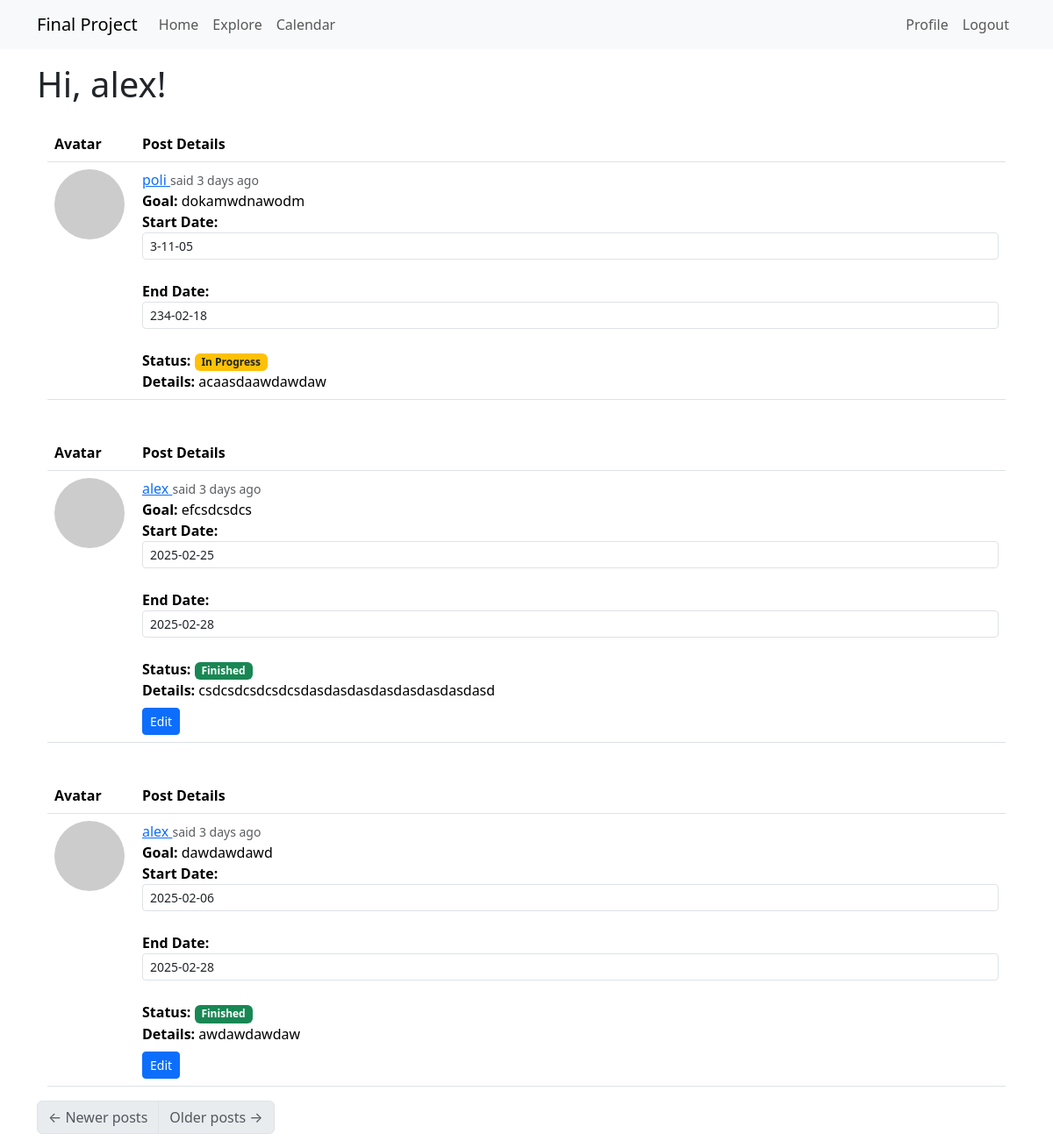
The page /explore (signed in) on the database as committed earlier.
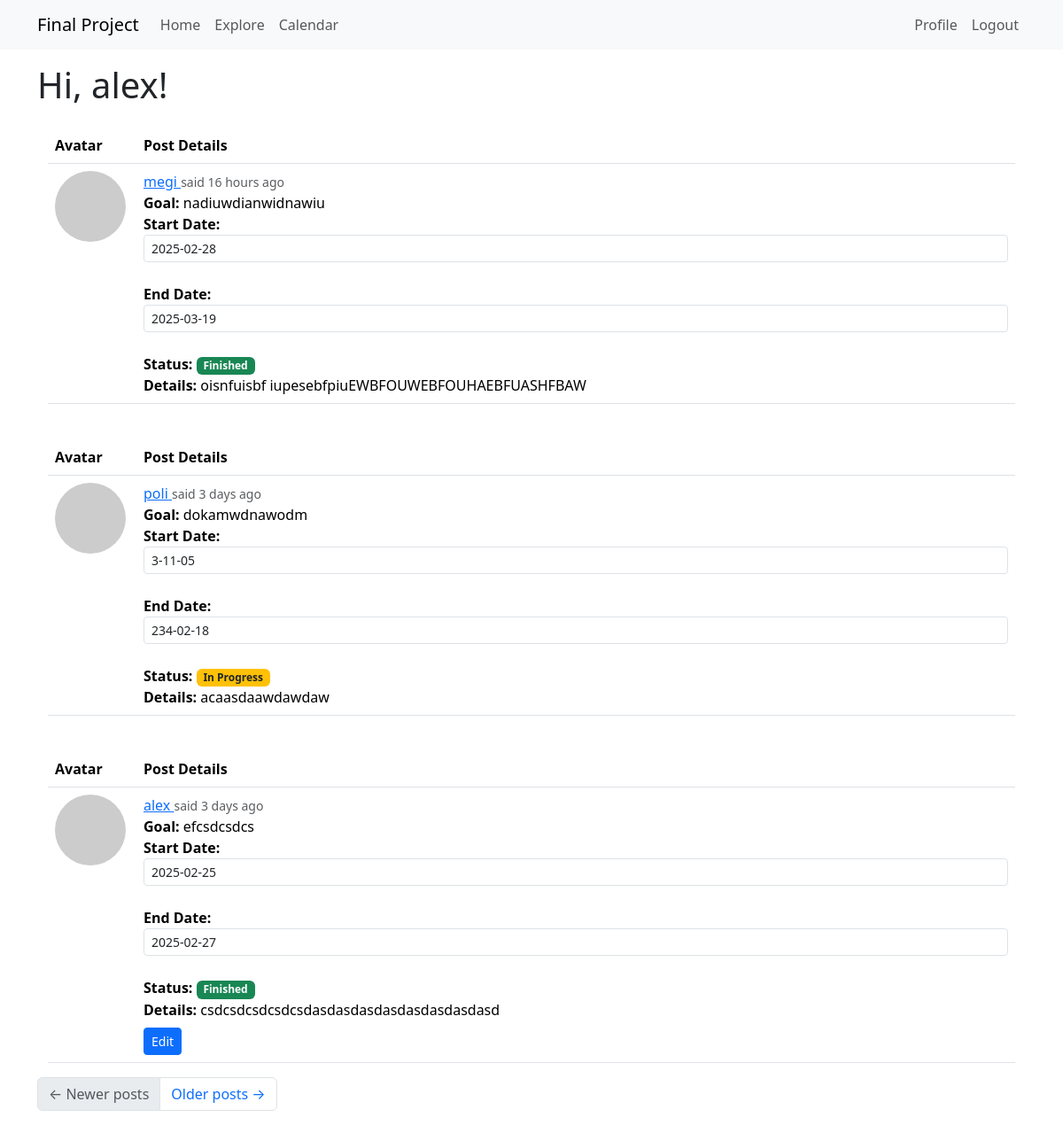
The same page on the database as committed later.
### app/models.py (models this page shows, shortened)
class User(db.Model, UserMixin):
    id: so.Mapped[int] = so.mapped_column(primary_key=True)
    username: so.Mapped[str] = so.mapped_column(sa.String(64), index=True, unique=True)
    email: so.Mapped[str] = so.mapped_column(sa.String(120), index=True, unique=True)
    password_hash: so.Mapped[Optional[str]] = so.mapped_column(sa.String(256))
    posts: so.WriteOnlyMapped['Post'] = so.relationship(back_populates='author')
    about_me: so.Mapped[Optional[str]] = so.mapped_column(sa.String(140))
    last_seen: so.Mapped[Optional[datetime]] = so.mapped_column(default=lambda: datetime.now(timezone.utc))
    following: so.WriteOnlyMapped['User'] = so.relationship(secondary=followers, primaryjoin=(followers.c.follower_id == id),
        secondaryjoin=(followers.c.followed_id == id), back_populates='followers')
    followers: so.WriteOnlyMapped['User'] = so.relationship(secondary=followers, primaryjoin=(followers.c.followed_id == id),
        secondaryjoin=(followers.c.follower_id == id), back_populates='following')
    def avatar(self, size):
        digest = md5(self.email.lower().encode('utf-8')).hexdigest()
        return f'https://www.gravatar.com/avatar/{digest}?d=identicon&s={size}'

class Post(db.Model):
    id: so.Mapped[int] = so.mapped_column(primary_key=True)
    goal: so.Mapped[str] = so.mapped_column(sa.String(60))
    body: so.Mapped[str] = so.mapped_column(sa.String(300))
    timestamp: so.Mapped[datetime] = so.mapped_column(index=True, default=lambda: datetime.now(timezone.utc))
    starttime: so.Mapped[datetime] = so.mapped_column(default=lambda: datetime.now(timezone.utc))
    endtime: so.Mapped[datetime] = so.mapped_column(default=None)
    isfinished: so.Mapped[bool] = so.mapped_column(sa.Boolean(), default=False)
    user_id: so.Mapped[int] = so.mapped_column(sa.ForeignKey(User.id), index=True)
    author: so.Mapped[User] = so.relationship(back_populates='posts')

### app/routes.py (the view)
@app.route('/explore')
@login_required
def explore():
    page = request.args.get('page', 1, type=int)
    query = sa.select(Post).order_by(Post.timestamp.desc())
    posts = db.paginate(query, page=page,
                        per_page=app.config['POSTS_PER_PAGE'], error_out=False)
    next_url = url_for('explore', page=posts.next_num) \
        if posts.has_next else None
    prev_url = url_for('explore', page=posts.prev_num) \
        if posts.has_prev else None
    return render_template("index.html", title='Explore', posts=posts.items,
                           next_url=next_url, prev_url=prev_url)

### app/models.py (called while the page is built)
@login.user_loader
def load_user(id):
    return db.session.get(User, int(id))

### app/routes.py (called while the page is built)
@app.before_request
def before_request():
    if current_user.is_authenticated:
        current_user.last_seen = datetime.now(timezone.utc)
        db.session.commit()

### app/templates/index.html
{% extends "base.html" %}
{% import "bootstrap_wtf.html" as wtf %}
{% block content %}
    <h1>Hi, {{ current_user.username }}!</h1>
    {% for post in posts %}
        {% include '_post.html' %}
    {% endfor %}
    <nav aria-label="Post navigation">
        <ul class="pagination">
            <li class="page-item{% if not prev_url %} disabled{% endif %}">
                <a class="page-link" href="{{ prev_url }}">
                    <span aria-hidden="true">&larr;</span> Newer posts
                </a>
            </li>
            <li class="page-item{% if not next_url %} disabled{% endif %}">
                <a class="page-link" href="{{ next_url }}">
                    Older posts <span aria-hidden="true">&rarr;</span>
                </a>
            </li>
        </ul>
    </nav>
{% endblock %}

### app/templates/base.html (shortened to what this page needs)
<!doctype html>
<html lang="en">
  <head>
    <link
        href="https://cdn.jsdelivr.net/npm/bootstrap@5.3.2/dist/css/bootstrap.min.css"
        rel="stylesheet"
>
  </head>
  <body>
    <nav class="navbar navbar-expand-lg bg-body-tertiary">
      <div class="container">
        <a class="navbar-brand" href="{{ url_for('index') }}">Final Project</a>
        <div class="collapse navbar-collapse" id="navbarSupportedContent">
          <ul class="navbar-nav me-auto mb-2 mb-lg-0">
            <li class="nav-item">
              <a class="nav-link" aria-current="page" href="{{ url_for('index') }}">Home</a>
            </li>
            <li class="nav-item">
              <a class="nav-link" aria-current="page" href="{{ url_for('explore') }}">Explore</a>
            </li>
            <li class="nav-item">
              <a class="nav-link" aria-current="page" href="{{ url_for('calendar_view') }}">Calendar</a>
            </li>
          </ul>
          <ul class="navbar-nav mb-2 mb-lg-0">
            {% if current_user.is_anonymous %}
            <li class="nav-item">
              <a class="nav-link" aria-current="page" href="{{ url_for('login') }}">Login</a>
            </li>
            {% else %}
            <li class="nav-item">
              <a class="nav-link" aria-current="page" href="{{ url_for('user', username=current_user.username) }}">Profile</a>
            </li>
            <li class="nav-item">
              <a class="nav-link" aria-current="page" href="{{ url_for('logout') }}">Logout</a>
            </li>
            {% endif %}
          </ul>
        </div>
      </div>
    </nav>
    <div class="container mt-3">
      {% block content %}{% endblock %}
    </div>
  </body>
</html>

### app/templates/_post.html (shortened to what this page needs)
{% block content %}
    <div class="container mt-4">
        <div class="row">
            <div class="col-12">
                <table class="table table-hover">
                    <thead>
                        <tr>
                            <th scope="col" width="100px">Avatar</th>
                            <th scope="col">Post Details</th>
                        </tr>
                    </thead>
                    <tbody>
                        <tr>
                            <td>
                                <a href="{{ url_for('user', username=post.author.username) }}">
                                    <img src="{{ post.author.avatar(70) }}" class="rounded-circle" alt="User Avatar" />
                                </a>
                            </td>
                            <td>
                                <div>
                                    <a href="{{ url_for('user', username=post.author.username) }}" class="font-weight-bold">
                                        {{ post.author.username }}
                                    </a>
                                    <small class="text-muted">said {{ moment(post.timestamp).fromNow() }}</small>
                                    <br>
                                    <strong>Goal:</strong> {{ post.goal }}<br>
                                    <strong>Start Date:</strong>
                                    <input type="text" id="starttime-{{ post.id }}" class="form-control form-control-sm datetime-picker"
                                           value="{{ post.starttime.strftime('%Y-%m-%d') if post.starttime else '' }}" />
                                    <br>
                                    <strong>End Date:</strong>
                                    <input type="text" id="endtime-{{ post.id }}" class="form-control form-control-sm datetime-picker"
                                           value="{{ post.endtime.strftime('%Y-%m-%d') if post.endtime else '' }}" />
                                    <br>
                                    <strong>Status:</strong>
                                    {% if post.isfinished %}
                                        <span class="badge bg-success">Finished</span>
                                    {% else %}
                                        <span class="badge bg-warning text-dark">In Progress</span>
                                    {% endif %}
                                    <br>
                                    <strong>Details:</strong> {{ post.body }}
                                    <br>
                                    {% if post.author == current_user %}
                                        <a href="{{ url_for('edit_post', post_id=post.id) }}" class="btn btn-primary btn-sm mt-2">Edit</a>
                                    {% endif %}
                                </div>
                            </td>
                        </tr>
                    </tbody>
                </table>
            </div>
        </div>
    </div>
    <link rel="stylesheet" href="https://cdn.jsdelivr.net/npm/flatpickr/dist/flatpickr.min.css">
{% endblock %}

Rows that differ between the two databases and show on the page:
no longer on this page (row unchanged): Post: author.username "alex", timestamp "3 days ago", goal "dawdawdawd", starttime "2025-02-06", endtime "2025-02-28", isfinished "Finished", body "awdawdawdaw"
added Post: author.username "megi", timestamp "16 hours ago", goal "nadiuwdianwidnawiu", starttime "2025-02-28", endtime "2025-03-19", isfinished "Finished", body "oisnfuisbf iupesebfpiuEWBFOUWEBFOUHAEBFUASHFBAW"
changed Post "efcsdcsdcs": endtime "2025-02-28" → "2025-02-27"
